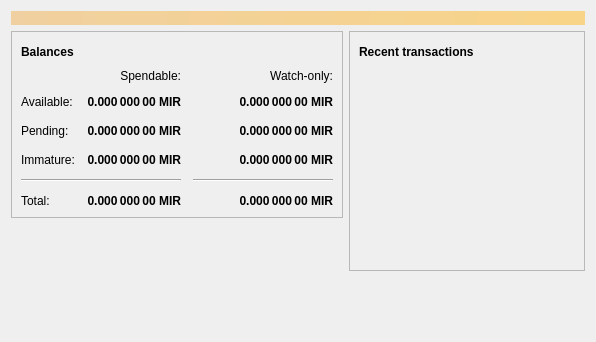
<?xml version="1.0" encoding="UTF-8"?>
<ui version="4.0">
 <class>OverviewPage</class>
 <widget class="QWidget" name="OverviewPage">
  <property name="geometry">
   <rect>
    <x>0</x>
    <y>0</y>
    <width>596</width>
    <height>342</height>
   </rect>
  </property>
  <property name="windowTitle">
   <string>Form</string>
  </property>
  <layout class="QVBoxLayout" name="topLayout">
   <item>
    <widget class="QLabel" name="labelAlerts">
     <property name="visible">
      <bool>false</bool>
     </property>
     <property name="styleSheet">
      <string notr="true">QLabel { background-color: qlineargradient(x1: 0, y1: 0, x2: 1, y2: 0, stop:0 #F0D0A0, stop:1 #F8D488); color:#000000; }</string>
     </property>
     <property name="wordWrap">
      <bool>true</bool>
     </property>
     <property name="margin">
      <number>3</number>
     </property>
     <property name="textInteractionFlags">
      <set>Qt::TextSelectableByMouse</set>
     </property>
    </widget>
   </item>
   <item>
    <layout class="QHBoxLayout" name="horizontalLayout" stretch="1,1">
     <item>
      <layout class="QVBoxLayout" name="verticalLayout_2">
       <item>
        <widget class="QFrame" name="frame">
         <property name="frameShape">
          <enum>QFrame::StyledPanel</enum>
         </property>
         <property name="frameShadow">
          <enum>QFrame::Raised</enum>
         </property>
         <layout class="QVBoxLayout" name="verticalLayout_4">
          <item>
           <layout class="QHBoxLayout" name="horizontalLayout_4">
            <item>
             <widget class="QLabel" name="label_5">
              <property name="font">
               <font>
                <weight>75</weight>
                <bold>true</bold>
               </font>
              </property>
              <property name="text">
               <string>Balances</string>
              </property>
             </widget>
            </item>
            <item>
             <widget class="QPushButton" name="labelWalletStatus">
              <property name="enabled">
               <bool>true</bool>
              </property>
              <property name="maximumSize">
               <size>
                <width>30</width>
                <height>16777215</height>
               </size>
              </property>
              <property name="toolTip">
               <string>The displayed information may be out of date. Your wallet automatically synchronizes with the Mircoin network after a connection is established, but this process has not completed yet.</string>
              </property>
              <property name="text">
               <string/>
              </property>
              <property name="icon">
               <iconset resource="../bitcoin.qrc">
                <normaloff>:/icons/warning</normaloff>
                <disabledoff>:/icons/warning</disabledoff>:/icons/warning</iconset>
              </property>
              <property name="iconSize">
               <size>
                <width>24</width>
                <height>24</height>
               </size>
              </property>
              <property name="flat">
               <bool>true</bool>
              </property>
             </widget>
            </item>
            <item>
             <spacer name="horizontalSpacer_3">
              <property name="orientation">
               <enum>Qt::Horizontal</enum>
              </property>
              <property name="sizeHint" stdset="0">
               <size>
                <width>40</width>
                <height>20</height>
               </size>
              </property>
             </spacer>
            </item>
           </layout>
          </item>
          <item>
           <layout class="QGridLayout" name="gridLayout">
            <property name="spacing">
             <number>12</number>
            </property>
            <item row="2" column="2">
             <widget class="QLabel" name="labelWatchPending">
              <property name="font">
               <font>
                <weight>75</weight>
                <bold>true</bold>
               </font>
              </property>
              <property name="cursor">
               <cursorShape>IBeamCursor</cursorShape>
              </property>
              <property name="toolTip">
               <string>Unconfirmed transactions to watch-only addresses</string>
              </property>
              <property name="text">
               <string notr="true">0.000 000 00 MIR</string>
              </property>
              <property name="alignment">
               <set>Qt::AlignRight|Qt::AlignTrailing|Qt::AlignVCenter</set>
              </property>
              <property name="textInteractionFlags">
               <set>Qt::LinksAccessibleByMouse|Qt::TextSelectableByKeyboard|Qt::TextSelectableByMouse</set>
              </property>
             </widget>
            </item>
            <item row="2" column="1">
             <widget class="QLabel" name="labelUnconfirmed">
              <property name="font">
               <font>
                <weight>75</weight>
                <bold>true</bold>
               </font>
              </property>
              <property name="cursor">
               <cursorShape>IBeamCursor</cursorShape>
              </property>
              <property name="toolTip">
               <string>Total of transactions that have yet to be confirmed, and do not yet count toward the spendable balance</string>
              </property>
              <property name="text">
               <string notr="true">0.000 000 00 MIR</string>
              </property>
              <property name="alignment">
               <set>Qt::AlignRight|Qt::AlignTrailing|Qt::AlignVCenter</set>
              </property>
              <property name="textInteractionFlags">
               <set>Qt::LinksAccessibleByMouse|Qt::TextSelectableByKeyboard|Qt::TextSelectableByMouse</set>
              </property>
             </widget>
            </item>
            <item row="3" column="2">
             <widget class="QLabel" name="labelWatchImmature">
              <property name="font">
               <font>
                <weight>75</weight>
                <bold>true</bold>
               </font>
              </property>
              <property name="cursor">
               <cursorShape>IBeamCursor</cursorShape>
              </property>
              <property name="toolTip">
               <string>Mined balance in watch-only addresses that has not yet matured</string>
              </property>
              <property name="text">
               <string notr="true">0.000 000 00 MIR</string>
              </property>
              <property name="alignment">
               <set>Qt::AlignRight|Qt::AlignTrailing|Qt::AlignVCenter</set>
              </property>
              <property name="textInteractionFlags">
               <set>Qt::LinksAccessibleByMouse|Qt::TextSelectableByKeyboard|Qt::TextSelectableByMouse</set>
              </property>
             </widget>
            </item>
            <item row="4" column="0" colspan="2">
             <widget class="Line" name="line">
              <property name="orientation">
               <enum>Qt::Horizontal</enum>
              </property>
             </widget>
            </item>
            <item row="4" column="2">
             <widget class="Line" name="lineWatchBalance">
              <property name="sizePolicy">
               <sizepolicy hsizetype="Preferred" vsizetype="Fixed">
                <horstretch>0</horstretch>
                <verstretch>0</verstretch>
               </sizepolicy>
              </property>
              <property name="minimumSize">
               <size>
                <width>140</width>
                <height>0</height>
               </size>
              </property>
              <property name="orientation">
               <enum>Qt::Horizontal</enum>
              </property>
             </widget>
            </item>
            <item row="5" column="0">
             <widget class="QLabel" name="labelTotalText">
              <property name="text">
               <string>Total:</string>
              </property>
             </widget>
            </item>
            <item row="3" column="1">
             <widget class="QLabel" name="labelImmature">
              <property name="font">
               <font>
                <weight>75</weight>
                <bold>true</bold>
               </font>
              </property>
              <property name="cursor">
               <cursorShape>IBeamCursor</cursorShape>
              </property>
              <property name="toolTip">
               <string>Mined balance that has not yet matured</string>
              </property>
              <property name="text">
               <string notr="true">0.000 000 00 MIR</string>
              </property>
              <property name="alignment">
               <set>Qt::AlignRight|Qt::AlignTrailing|Qt::AlignVCenter</set>
              </property>
              <property name="textInteractionFlags">
               <set>Qt::LinksAccessibleByMouse|Qt::TextSelectableByKeyboard|Qt::TextSelectableByMouse</set>
              </property>
             </widget>
            </item>
            <item row="2" column="3">
             <spacer name="horizontalSpacer_2">
              <property name="orientation">
               <enum>Qt::Horizontal</enum>
              </property>
              <property name="sizeHint" stdset="0">
               <size>
                <width>40</width>
                <height>20</height>
               </size>
              </property>
             </spacer>
            </item>
            <item row="3" column="0">
             <widget class="QLabel" name="labelImmatureText">
              <property name="text">
               <string>Immature:</string>
              </property>
             </widget>
            </item>
            <item row="5" column="1">
             <widget class="QLabel" name="labelTotal">
              <property name="font">
               <font>
                <weight>75</weight>
                <bold>true</bold>
               </font>
              </property>
              <property name="cursor">
               <cursorShape>IBeamCursor</cursorShape>
              </property>
              <property name="toolTip">
               <string>Your current total balance</string>
              </property>
              <property name="text">
               <string notr="true">0.000 000 00 MIR</string>
              </property>
              <property name="alignment">
               <set>Qt::AlignRight|Qt::AlignTrailing|Qt::AlignVCenter</set>
              </property>
              <property name="textInteractionFlags">
               <set>Qt::LinksAccessibleByMouse|Qt::TextSelectableByKeyboard|Qt::TextSelectableByMouse</set>
              </property>
             </widget>
            </item>
            <item row="5" column="2">
             <widget class="QLabel" name="labelWatchTotal">
              <property name="font">
               <font>
                <weight>75</weight>
                <bold>true</bold>
               </font>
              </property>
              <property name="cursor">
               <cursorShape>IBeamCursor</cursorShape>
              </property>
              <property name="toolTip">
               <string>Current total balance in watch-only addresses</string>
              </property>
              <property name="text">
               <string notr="true">0.000 000 00 MIR</string>
              </property>
              <property name="alignment">
               <set>Qt::AlignRight|Qt::AlignTrailing|Qt::AlignVCenter</set>
              </property>
              <property name="textInteractionFlags">
               <set>Qt::LinksAccessibleByMouse|Qt::TextSelectableByKeyboard|Qt::TextSelectableByMouse</set>
              </property>
             </widget>
            </item>
            <item row="0" column="2">
             <widget class="QLabel" name="labelWatchonly">
              <property name="text">
               <string>Watch-only:</string>
              </property>
              <property name="alignment">
               <set>Qt::AlignRight|Qt::AlignTrailing|Qt::AlignVCenter</set>
              </property>
             </widget>
            </item>
            <item row="1" column="0">
             <widget class="QLabel" name="labelBalanceText">
              <property name="text">
               <string>Available:</string>
              </property>
             </widget>
            </item>
            <item row="1" column="1">
             <widget class="QLabel" name="labelBalance">
              <property name="font">
               <font>
                <weight>75</weight>
                <bold>true</bold>
               </font>
              </property>
              <property name="cursor">
               <cursorShape>IBeamCursor</cursorShape>
              </property>
              <property name="toolTip">
               <string>Your current spendable balance</string>
              </property>
              <property name="text">
               <string notr="true">0.000 000 00 MIR</string>
              </property>
              <property name="alignment">
               <set>Qt::AlignRight|Qt::AlignTrailing|Qt::AlignVCenter</set>
              </property>
              <property name="textInteractionFlags">
               <set>Qt::LinksAccessibleByMouse|Qt::TextSelectableByKeyboard|Qt::TextSelectableByMouse</set>
              </property>
             </widget>
            </item>
            <item row="1" column="2">
             <widget class="QLabel" name="labelWatchAvailable">
              <property name="font">
               <font>
                <weight>75</weight>
                <bold>true</bold>
               </font>
              </property>
              <property name="cursor">
               <cursorShape>IBeamCursor</cursorShape>
              </property>
              <property name="toolTip">
               <string>Your current balance in watch-only addresses</string>
              </property>
              <property name="text">
               <string notr="true">0.000 000 00 MIR</string>
              </property>
              <property name="alignment">
               <set>Qt::AlignRight|Qt::AlignTrailing|Qt::AlignVCenter</set>
              </property>
              <property name="textInteractionFlags">
               <set>Qt::LinksAccessibleByMouse|Qt::TextSelectableByKeyboard|Qt::TextSelectableByMouse</set>
              </property>
             </widget>
            </item>
            <item row="2" column="0">
             <widget class="QLabel" name="labelPendingText">
              <property name="text">
               <string>Pending:</string>
              </property>
             </widget>
            </item>
            <item row="0" column="1">
             <widget class="QLabel" name="labelSpendable">
              <property name="text">
               <string>Spendable:</string>
              </property>
              <property name="alignment">
               <set>Qt::AlignRight|Qt::AlignTrailing|Qt::AlignVCenter</set>
              </property>
             </widget>
            </item>
           </layout>
          </item>
         </layout>
        </widget>
       </item>
       <item>
        <spacer name="verticalSpacer">
         <property name="orientation">
          <enum>Qt::Vertical</enum>
         </property>
         <property name="sizeHint" stdset="0">
          <size>
           <width>20</width>
           <height>40</height>
          </size>
         </property>
        </spacer>
       </item>
      </layout>
     </item>
     <item>
      <layout class="QVBoxLayout" name="verticalLayout_3">
       <item>
        <widget class="QFrame" name="frame_2">
         <property name="frameShape">
          <enum>QFrame::StyledPanel</enum>
         </property>
         <property name="frameShadow">
          <enum>QFrame::Raised</enum>
         </property>
         <layout class="QVBoxLayout" name="verticalLayout">
          <item>
           <layout class="QHBoxLayout" name="horizontalLayout_2">
            <item>
             <widget class="QLabel" name="label_4">
              <property name="font">
               <font>
                <weight>75</weight>
                <bold>true</bold>
               </font>
              </property>
              <property name="text">
               <string>Recent transactions</string>
              </property>
             </widget>
            </item>
            <item>
             <widget class="QPushButton" name="labelTransactionsStatus">
              <property name="enabled">
               <bool>true</bool>
              </property>
              <property name="maximumSize">
               <size>
                <width>30</width>
                <height>16777215</height>
               </size>
              </property>
              <property name="toolTip">
               <string>The displayed information may be out of date. Your wallet automatically synchronizes with the Mircoin network after a connection is established, but this process has not completed yet.</string>
              </property>
              <property name="text">
               <string/>
              </property>
              <property name="icon">
               <iconset resource="../bitcoin.qrc">
                <normaloff>:/icons/warning</normaloff>
                <disabledoff>:/icons/warning</disabledoff>:/icons/warning</iconset>
              </property>
              <property name="iconSize">
               <size>
                <width>24</width>
                <height>24</height>
               </size>
              </property>
              <property name="flat">
               <bool>true</bool>
              </property>
             </widget>
            </item>
            <item>
             <spacer name="horizontalSpacer">
              <property name="orientation">
               <enum>Qt::Horizontal</enum>
              </property>
              <property name="sizeHint" stdset="0">
               <size>
                <width>40</width>
                <height>20</height>
               </size>
              </property>
             </spacer>
            </item>
           </layout>
          </item>
          <item>
           <widget class="QListView" name="listTransactions">
            <property name="styleSheet">
             <string notr="true">QListView { background: transparent; }</string>
            </property>
            <property name="frameShape">
             <enum>QFrame::NoFrame</enum>
            </property>
            <property name="verticalScrollBarPolicy">
             <enum>Qt::ScrollBarAlwaysOff</enum>
            </property>
            <property name="horizontalScrollBarPolicy">
             <enum>Qt::ScrollBarAlwaysOff</enum>
            </property>
            <property name="selectionMode">
             <enum>QAbstractItemView::NoSelection</enum>
            </property>
           </widget>
          </item>
         </layout>
        </widget>
       </item>
       <item>
        <spacer name="verticalSpacer_2">
         <property name="orientation">
          <enum>Qt::Vertical</enum>
         </property>
         <property name="sizeHint" stdset="0">
          <size>
           <width>20</width>
           <height>40</height>
          </size>
         </property>
        </spacer>
       </item>
      </layout>
     </item>
    </layout>
   </item>
  </layout>
 </widget>
 <resources/>
 <connections/>
</ui>
